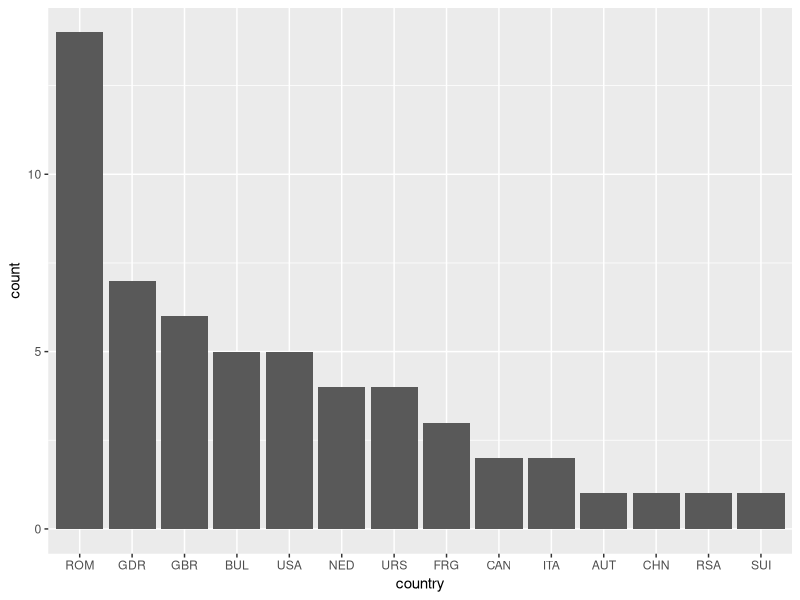
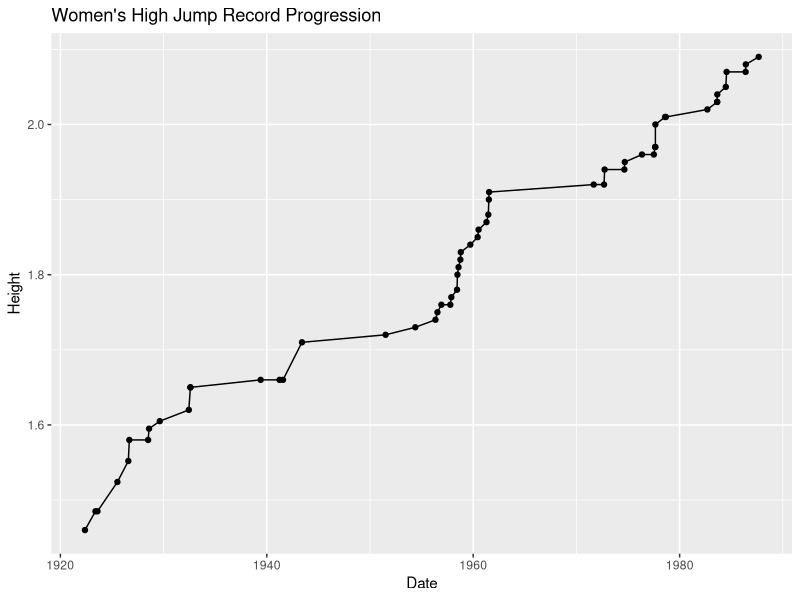
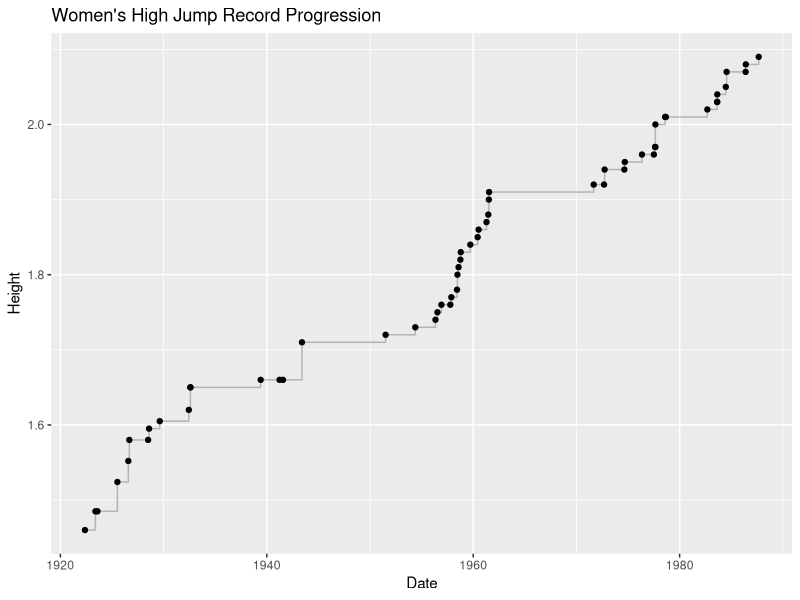
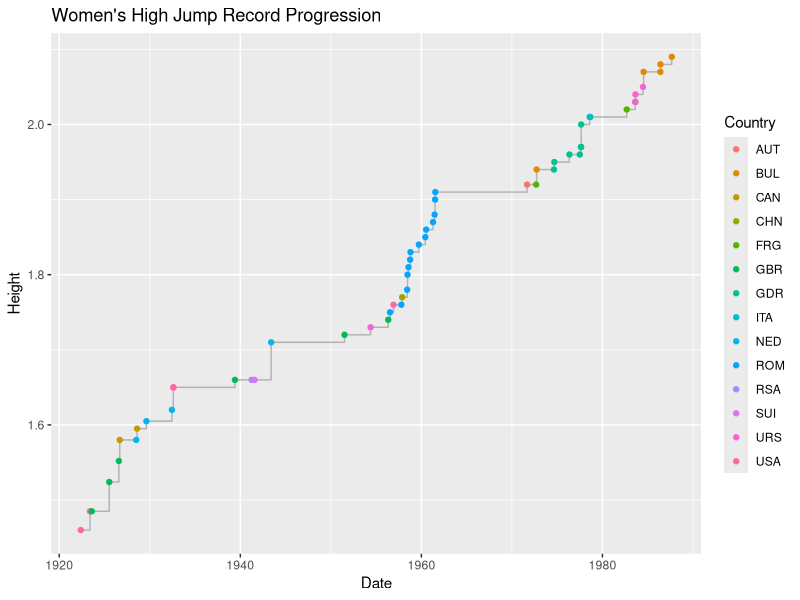

Source code (R) for these figures, in order:
## ---- chunk 1
# read data
dat <- read.csv("womens-high-jump-records.csv", stringsAsFactors = FALSE)

# take a peek
head(dat)
## ---- chunk 2
paste("Go", "Bears", "!")
paste0("Go", "Bears", "!")
## ---- chunk 3
# your vector athlete_name 
## ---- chunk 4
# your vector athlete
## ---- chunk 5
# your expand_month() function


# test it with expand_month("Apr") and expand_month("Xyz")
## ---- chunk 6
# your for loop to get new_month
## ---- chunk 7
# use lapply and sapply
## ---- chunk 8
# your vector full_month
## ---- chunk 9
# your vector record_dates
## ---- chunk 10
# date formatting
# complete as necessary: record_dates <- as.Date(record_dates, ...)
## ---- chunk 11
# your vector dates
## ---- chunk 12
# date formatting
# complete as necessary: dates <- as.Date(dates, ...)
## ---- chunk 13
# your data frame "womens"
## ---- chunk 14
library(dplyr)
## ---- chunk 15
# distinct countries
## ---- chunk 16
# compute vector of height in inches
## ---- chunk 17
# add column height_inches to dat
## ---- chunk 18
# records per country

# records per country in descending order

# records per year

# records per year in descending order
## ---- chunk 19
# number of records per country

# number of records per country in decreasing order

## ---- chunk 20
library(ggplot2)
## ---- chunk 21
# your scatterplot
## ---- chunk 22
# your scatterplot
## ---- chunk 23
# scatterplot with line
## ---- chunk 24
# scatterplot with step line
## ---- chunk 25
# scatterplot with step line, color points by country
## ---- chunk 26
# vector athlete_name
athlete_name <- paste(dat$first, dat$last)

# vector athlete
athlete <- paste0(athlete_name, " (", dat$country, ")")

# month in full name
a <- "Jan"

switch(a,
       "Jan" = month.name[1],
       "Feb" = month.name[2],
       "Mar" = month.name[3], 
       "Apr" = month.name[4],
       "May" = month.name[5],
       "Jun" = month.name[6],
       "Jul" = month.name[7],
       "Aug" = month.name[8],
       "Sep" = month.name[9],
       "Oct" = month.name[10],
       "Nov" = month.name[11],
       "Dec" = month.name[12],
       NA)


# your expand_month() function
expand_month <- function(mon = 'Jan') {
  switch(mon,
       "Jan" = month.name[1],
       "Feb" = month.name[2],
       "Mar" = month.name[3], 
       "Apr" = month.name[4],
       "May" = month.name[5],
       "Jun" = month.name[6],
       "Jul" = month.name[7],
       "Aug" = month.name[8],
       "Sep" = month.name[9],
       "Oct" = month.name[10],
       "Nov" = month.name[11],
       "Dec" = month.name[12],
       NA)
}


# Your for loop to get new_month
# 1st) initialize an empty character vector
new_month <- character(length(dat$month))

# now the loop
for (m in 1:length(dat$month)) {
  new_month[m] <- expand_month(dat$month[m])
}


# use lapply and sapply to get full name of month
lapply_month <- lapply(dat$month, expand_month)
sapply_month <- sapply(dat$month, expand_month)

# vector full_month
full_month <- sapply(dat$month, expand_month)

# vector record_dates
record_dates <- paste(full_month, dat$day, dat$year, sep = "-")

# reformat record_dates
record_dates <- as.Date(record_dates, "%B-%d-%Y")

# vector dates
dates <- paste(dat$day, full_month, dat$year)

# reformat dates
dates <- as.Date(dates, "%d %B %Y")

# data frame "womens"
womens <- data.frame(
  Height = dat$height,
  Athlete = athlete_name,
  Country = dat$country,
  Date = dates
)


# ================================================================
# Data Manipulation with dplyr
# ================================================================

# distinct countries
unique_countries <- dat %>% distinct(country)

# compute vector of height in inches
height_inches <- transmute(dat, height_inches = height * 39.3701)

# add column height_inches to 'dat'
dat <- mutate(dat, height_inches = height * 39.3701)

# records per country
per_country <- dat %>% 
  group_by(country) %>%
  summarise(records = n())

# records per country in descending order
per_country_desc <- per_country %>%
  arrange(desc(records))

# records per year
per_year <- dat %>%
  group_by(year) %>%
  summarise(records = n())

# records per year in descending order
per_year_desc <- per_year %>%
  arrange(desc(records))


# records per athlete
per_athlete <- womens %>% 
  group_by(Athlete) %>%
  summarise(records = n())

# number of records per country in decreasing order
per_athlete_desc <- per_country %>% 
  arrange(desc(records))


# ================================================================
# Data Visualiztion with ggplot2
# ================================================================

# bar-chart with the number of records per country:
# to order the bars, you can use scale_x_discrete() and specify
# the order of the bars
ggplot(dat, aes(x = country)) + 
  geom_bar() + 
  scale_x_discrete(limits = per_country_desc$country)

# ggplot object (for convenient purposes and save retyping)
progression <- ggplot(data = womens, aes(x = Date, y = Height)) +
  ggtitle("Women's High Jump Record Progression")

# scatterplot with line
progression + geom_line() + geom_point()

# scatterplot with step line
progression + geom_step(color = "gray70") + geom_point()

# scatterplot with step line, color points by country
progression + 
  geom_step(color = "gray70") + 
  geom_point(aes(color = Country))
